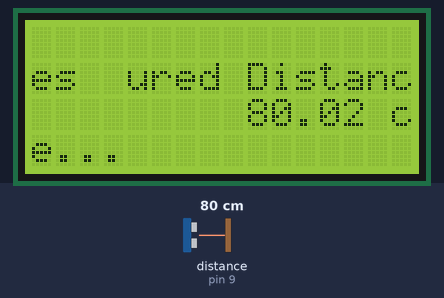
Simulated run of this sketch. Board: Arduino Uno, built with avr-gcc and run on an emulated ATmega328P. On the bench: 16×4 character LCD. Wiring (inferred from the names in the program): ultrasonic range finder: trigger pin 8; echo pin 9. Inputs (shaded band) come from the test bench; at power-on: distance to the obstacle (sensor on pin 9) 80 cm. The echo pulse lasts 58.3 µs per cm.

Above: at 1.2 s.
1.3 s: distance to the obstacle (sensor on pin 9) set to 250 cm
At 2.9 s:
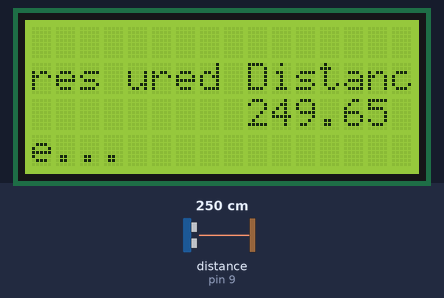
4.3 s: distance to the obstacle (sensor on pin 9) set to 2 cm
At 6.0 s:
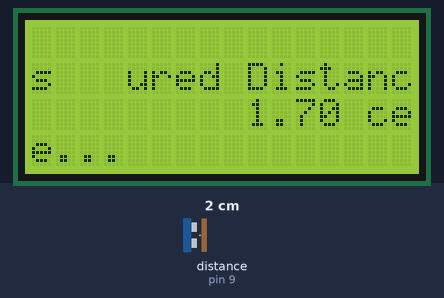
6.3 s: distance to the obstacle (sensor on pin 9) set to 4 cm
At 7.2 s:
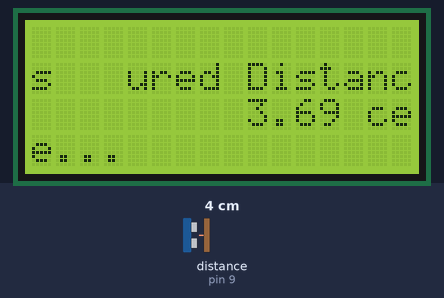
8.1 s: distance to the obstacle (sensor on pin 9) set to 299 cm
At 9.6 s:
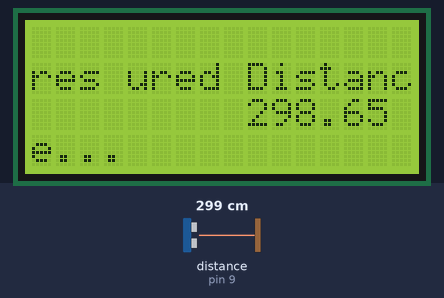
Timing chart, 0 to 11.1 s (numbered marks = the images above; inputs shaded):
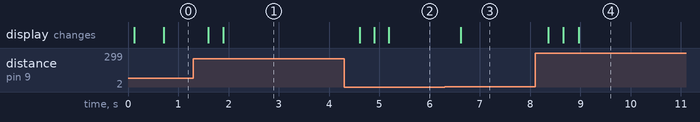

The sketch:

LCD_with_UltrasonicSensor.ino
```cpp
#include <Wire.h>
#include <LiquidCrystal_I2C.h>

int trigPin = 8; //Trig pin from arduino
int echoPin = 9; //Echo pin from arduino
float timeTR;
float distance;
float vSound = 343.;

//I2C pins declaration
LiquidCrystal_I2C eYes(0x27, 2, 1, 0, 4, 5, 6, 7, 3, POSITIVE);

void setup()
{
  Serial.begin(9600);
  pinMode(trigPin, OUTPUT);
  pinMode(echoPin, INPUT);

  eYes.begin(16,4);
  eYes.setCursor(0,1);
  eYes.print("Measured Distance...");
}

void loop()
{
  //Sending the signal from the ultrasonic sensor
  digitalWrite(trigPin, LOW);
  delayMicroseconds(2000);
  digitalWrite(trigPin, HIGH);
  delayMicroseconds(15);
  digitalWrite(trigPin, LOW);
  delayMicroseconds(10);

  //Receiving the signal from the ultrasonic sensor
  timeTR = pulseIn(echoPin, HIGH);
  timeTR = timeTR/1000000.; // Converting from microseconds to seconds

  //Calculating the distane
  distance = vSound * timeTR;
  distance = distance / 2; //To get the actual distance
  distance = distance * 100; //Distance in centimetres

  eYes.setCursor(5,2);
  eYes.print("                   "); //Clears the entire row
  eYes.setCursor(5,2);
  eYes.print(distance);
  eYes.print(" centimetres");


  delay(250);
}
```

Measured:
- after the input at 1.3 s, the display: first changes after 0.30 s (image 1 shows a later state)
- after the input at 4.3 s, the display: first changes after 0.31 s (image 2 shows a later state)
- after the input at 6.3 s, the display: changes after 0.32 s (image 3)
- after the input at 8.1 s, the display: changes after 0.26 s (image 4)
